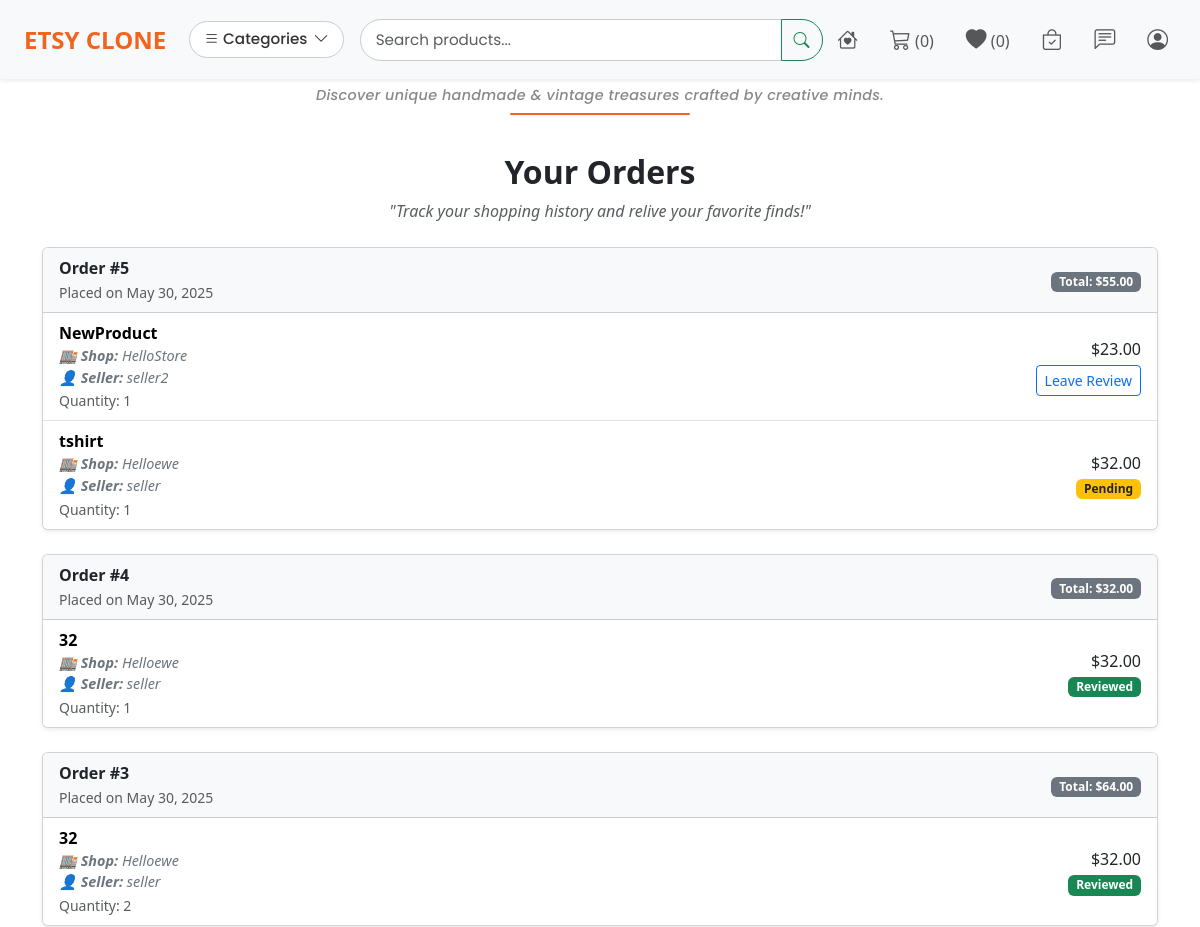
The app's page /orders/ (signed in, upper part), older data.
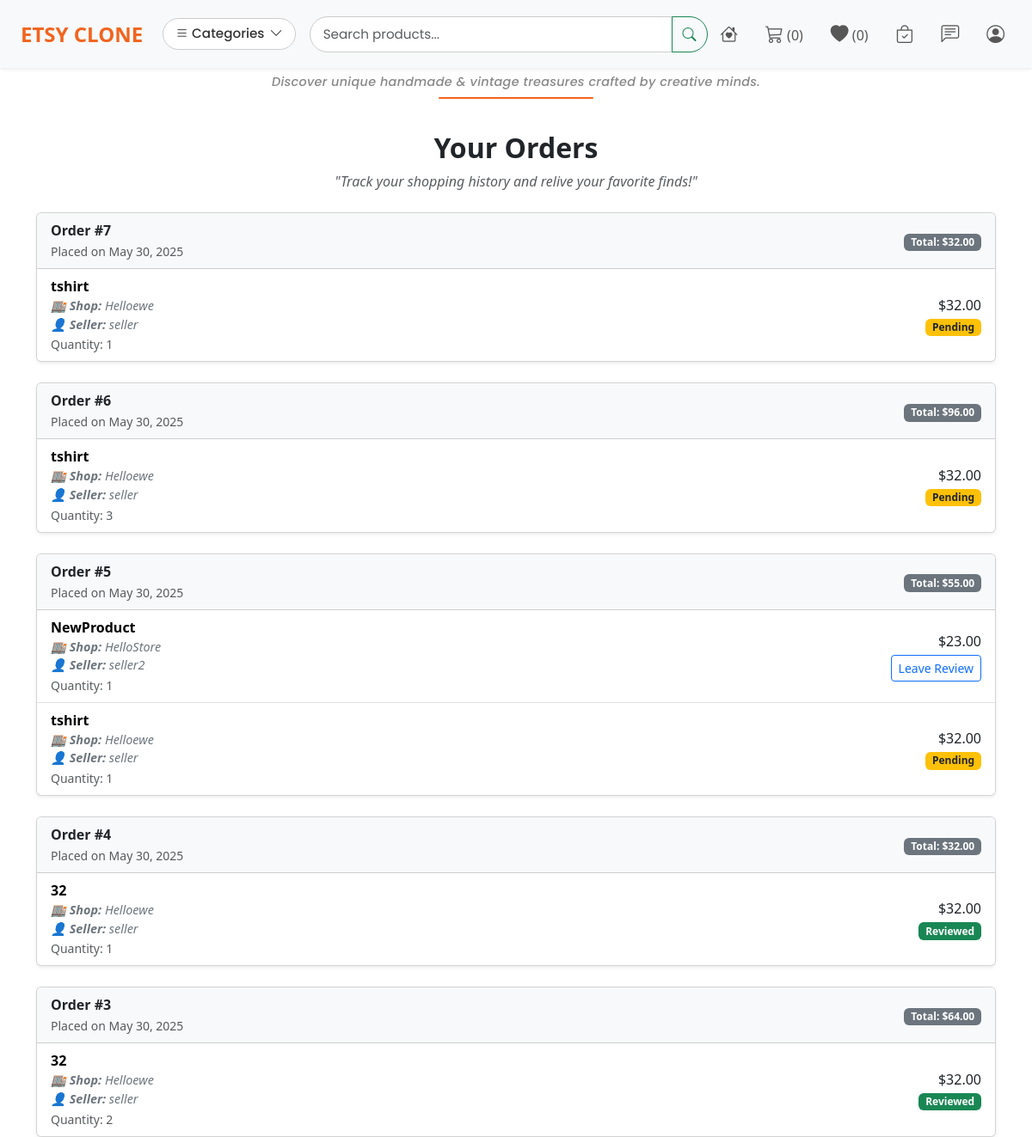
The same page, newer data.
### main/models.py (models this page shows, shortened)
class Order(models.Model):
    buyer = models.ForeignKey(settings.AUTH_USER_MODEL, on_delete=models.CASCADE)
    created_at = models.DateTimeField(auto_now_add=True)
    is_paid = models.BooleanField(default=False)
    total_price = models.DecimalField(max_digits=10, decimal_places=2)

class OrderItem(models.Model):
    order = models.ForeignKey(Order, on_delete=models.CASCADE, related_name='items')
    product = models.ForeignKey(Product, on_delete=models.CASCADE)
    quantity = models.PositiveIntegerField()
    price = models.DecimalField(max_digits=10, decimal_places=2)
    STATUS_CHOICES = [
        ('pending', 'Pending'),
        ('processing', 'Processing'),
        ('shipped', 'Shipped'),
        ('delivered', 'Delivered'),
    ]
    status = models.CharField(max_length=20, choices=STATUS_CHOICES, default='pending')
    product = models.ForeignKey(Product, related_name='order_items', on_delete=models.CASCADE)
    ...

class Product(models.Model):
    shop = models.ForeignKey(Shop, on_delete=models.CASCADE)
    name = models.CharField(max_length=255)
    description = models.TextField()
    price = models.DecimalField(max_digits=10, decimal_places=2)
    stock = models.PositiveIntegerField()
    image = models.ImageField(upload_to='product_images/', blank=True, null=True)
    created_at = models.DateTimeField(auto_now_add=True)
    category = models.ForeignKey(Category, on_delete=models.SET_NULL, null=True, blank=True)
    on_sale = models.BooleanField(default=False)

class Shop(models.Model):
    owner = models.OneToOneField(settings.AUTH_USER_MODEL, on_delete=models.CASCADE)
    name = models.CharField(max_length=255, unique=True)
    description = models.TextField(blank=True)
    banner = models.ImageField(upload_to='shop_banners/', blank=True, null=True)
    created_at = models.DateTimeField(auto_now_add=True)

class User(AbstractUser):
    is_seller = models.BooleanField(default=False)
    is_buyer = models.BooleanField(default=True)

### main/views.py (the view)
# urls.py: path('orders/', view_orders, name='view_orders'),
@login_required
def view_orders(request):
    orders = Order.objects.filter(buyer=request.user).order_by('-created_at')
    return render(request, 'order_history.html', {'orders': orders})

### main/forms.py
class LoginForm(AuthenticationForm):
    username = forms.CharField(widget=forms.TextInput(attrs={'class': 'form-control'}))
    password = forms.CharField(widget=forms.PasswordInput(attrs={'class': 'form-control'}))

class RegisterForm(UserCreationForm):
    class Meta:
        model = User
        fields = ['username', 'email', 'password1', 'password2', 'is_seller', 'is_buyer']
        widgets = {
            'username': forms.TextInput(attrs={'class': 'form-control'}),
            'email': forms.EmailInput(attrs={'class': 'form-control'}),
            'password1': forms.PasswordInput(attrs={'class': 'form-control'}),
            'password2': forms.PasswordInput(attrs={'class': 'form-control'}),
            'is_seller': forms.CheckboxInput(attrs={'class': 'form-check-input'}),
            'is_buyer': forms.CheckboxInput(attrs={'class': 'form-check-input'}),
        }

### main/context_processors.py (called while the page is built)
def categories_context(request):
    return {
        'categories': Category.objects.all()
    }

def auth_forms(request):
    return {
        'login_form': LoginForm(),
        'register_form': RegisterForm()
    }

### main/templates/order_history.html (shortened to what this page needs)
{% extends 'base.html' %}
{% block content %}
<div class="container py-5">
  <h2 class="text-center fw-bold mb-2" style="font-family: 'Segoe UI', sans-serif;">Your Orders</h2>
  <p class="text-center fst-italic text-muted mb-4">"Track your shopping history and relive your favorite finds!"</p>
  {% if orders %}
    {% for order in orders %}
      <div class="card mb-4 shadow-sm order-card">
        <div class="card-header bg-light d-flex justify-content-between align-items-center">
          <div>
            <strong>Order #{{ order.id }}</strong><br>
            <small class="text-muted">Placed on {{ order.created_at|date:"F d, Y" }}</small>
          </div>
          <div>
            <span class="badge bg-secondary">Total: ${{ order.total_price }}</span>
          </div>
        </div>
        <ul class="list-group list-group-flush">
          {% for item in order.items.all %}
            <li class="list-group-item d-flex justify-content-between align-items-center">
              <div class="d-flex align-items-center">
                <div>
                  <a href="{% url 'product_detail' item.product.id %}" class="product-link">
                    <strong>{{ item.product.name }}</strong>
                  </a><br>
                  <div class="shop-info">
                    🏬 <strong>Shop:</strong>
                    <a href="{% url 'shop_detail' item.product.shop.id %}">
                      {{ item.product.shop.name }}
                    </a><br>
                    👤 <strong>Seller:</strong> {{ item.product.shop.owner.username }}
                  </div>
                  <small class="text-muted">Quantity: {{ item.quantity }}</small>
                </div>
              </div>
              <div class="text-end">
                <div>${{ item.price|floatformat:2 }}</div>
                {% if item.status == 'delivered' and not item.review %}
                  <a href="{% url 'leave_review' item.id %}" class="btn btn-sm btn-outline-primary mt-1">Leave Review</a>
                {% elif item.review %}
                  <span class="badge bg-success mt-1">Reviewed</span>
                {% else %}
                  <span class="badge bg-warning text-dark mt-1">{{ item.status|title }}</span>
                {% endif %}
              </div>
            </li>
          {% endfor %}
        </ul>
      </div>
    {% endfor %}
  {% else %}
    <div class="alert alert-info text-center">
      <h5>No Orders Yet</h5>
      <p>Looks like you haven't placed any orders yet. Start exploring our <a href="{% url 'product_list' %}">products</a>!</p>
    </div>
  {% endif %}
</div>
{% endblock %}

Row changes from the older to the newer data that the page shows:
added Order: id "7", created_at "May 30, 2025", total_price "32.00"
added OrderItem: product.name "tshirt", product.shop.name "Helloewe", product.shop.owner.username "seller", quantity "1", price "32.00", status "Pending", shown under "7"
added Order: id "6", created_at "May 30, 2025", total_price "96.00"
added OrderItem: product.name "tshirt", product.shop.name "Helloewe", product.shop.owner.username "seller", quantity "3", price "32.00", status "Pending", shown under "6"
